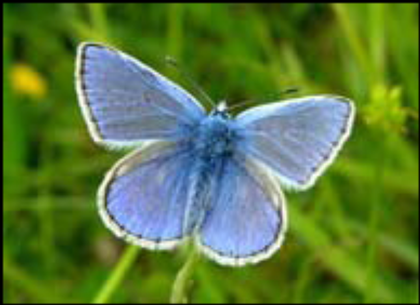
%> input picture bilinearInterpolation/res2.png, 420 x 305 px, shrunk from 970 x 705 before the run, given in place of shoes.png, which was not available
$ octave demo_extractPointSeq.m   (GNU Octave 9; MATLAB toolbox functions it lacks are replaced by stand-ins)
%> lines starting %> are read from the running program, lines starting %| are printed output that depends on the picture; in (x1, y1, x2, y2) boxes, pixels count from 0 and x2, y2 are one past the last pixel; in counts of white or black regions, pixels touching at a corner belong together; the program's own positions count from 1; pictures that were not available may be replaced by others from this repository, and a replacement may not be noted
close all;
clc;
% matgraph library
addpath('D:\STUDY\Study\Programming\Matlab\lib\matgraph\matgraph');

% read in a sample image -- also see letters.png, bagel.png
img = imread('image/shoes.png');
%> img is the input picture: size 305x420x3 uint8; mean R, G, B 90.6, 121.8, 60.4
%img = imread(imgfile);
[r s c] = size(img);
%> r = 305; s = 420; c = 3
if(c==3)
    img = rgb2gray(img);
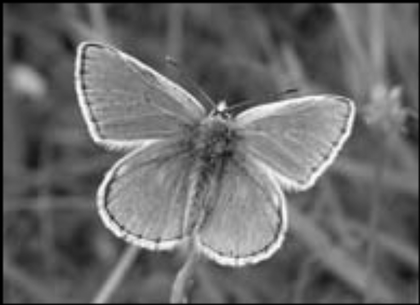
%> img: size 305x420 uint8; min 0, max 251, mean 105.5
end

%% FIGURE 1
%figure; imshow(img);title('Input');
o_im1 = img;

img = 1-im2bw(img, graythresh(img));
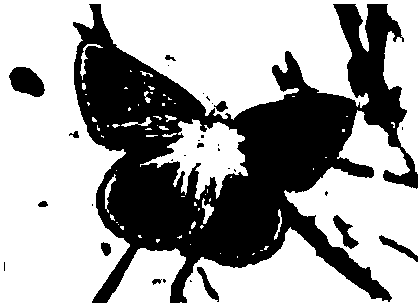
%> img: size 305x420 double; values 0 (black) and 1 (white), 63.7% white; 30 black regions (18 under 20 px), largest, box (x1, y1, x2, y2) and area: (73, 4, 418, 303) 44414, (9, 67, 45, 97) 749, (333, 215, 359, 249) 338
%% FIGURE 2
%figure;imshow(img);title('Binarization');
o_im2 = img;

% in more detail:
%> (the run ends here)

$ run again, on bilinearInterpolation/z0.5.png
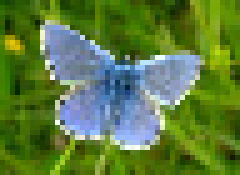
%> input picture bilinearInterpolation/z0.5.png, 48 x 35 px, given in place of shoes.png, which was not available (shown 5 times larger)
%> img is the input picture: size 35x48x3 uint8; mean R, G, B 92.5, 124.6, 61.1
%> `img = rgb2gray(img);`:
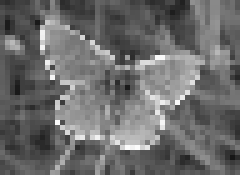
%> img: size 35x48 uint8 (shown 5 times larger); min 22, max 252, mean 107.7
%> `img = 1-im2bw(img, graythresh(img));`:
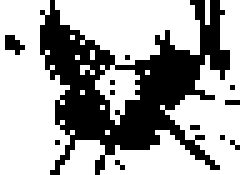
%> img: size 35x48 double (shown 5 times larger); values 0 (black) and 1 (white), 65.1% white; 12 black regions (11 under 20 px), largest, box (x1, y1, x2, y2) and area: (8, 0, 46, 35) 561
